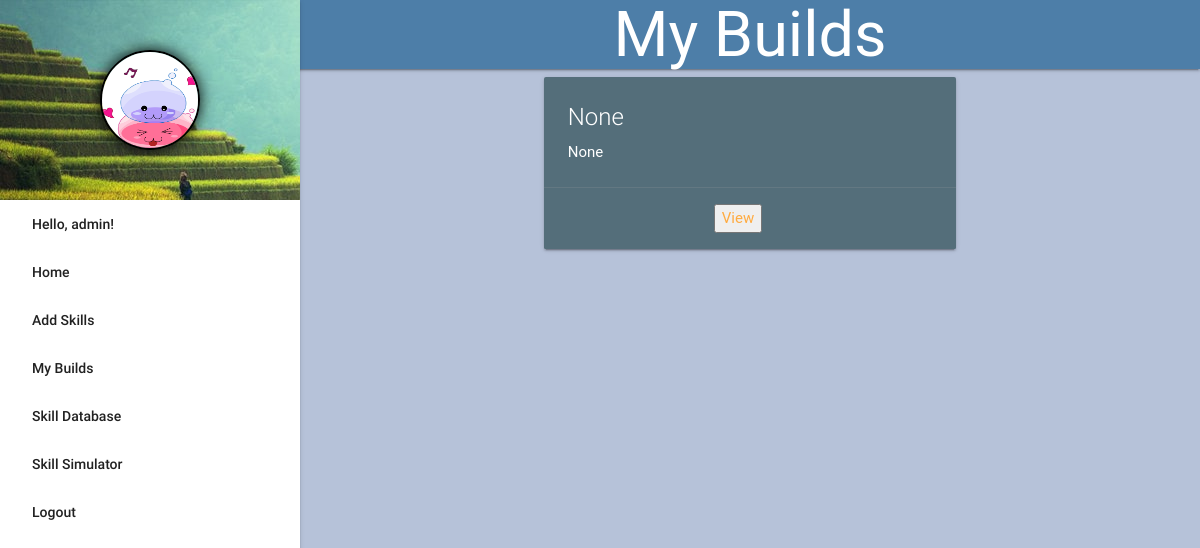
The page /my_builds.php (signed in) on the database as committed earlier.
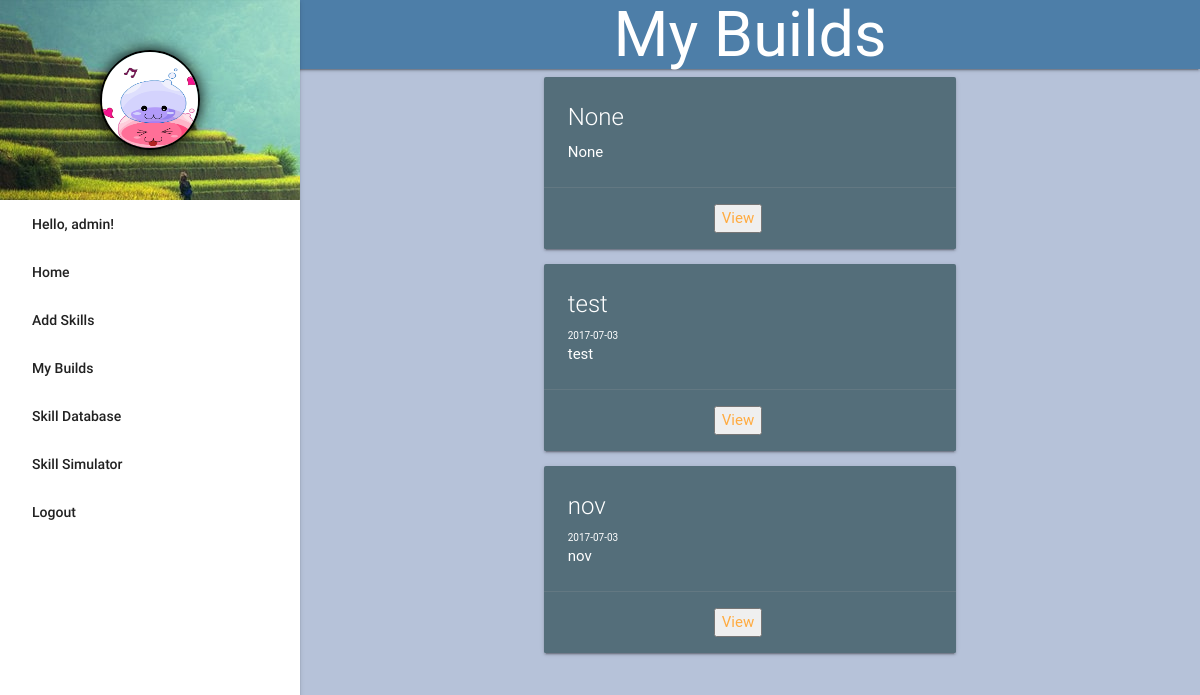
The same page on the database as committed later.
### tables this page shows
CREATE TABLE `builds` (
  `id` int(10) NOT NULL,
  `acct_id` int(10) DEFAULT NULL,
  `build_name` varchar(255) NOT NULL DEFAULT 'None',
  `build_description` varchar(255) NOT NULL DEFAULT 'None',
  `Date` date DEFAULT NULL
);

### my_builds.php (the view, shortened to what this page needs)
<?php
function header_title(){
	echo 'My Builds';
};
function display_content(){
	global $conn;
	$acct_id = $_SESSION['id'];
	echo '<div class="container">
		<div class="row">
			<div class="col l8 m8 s12 offset-l2 offset-m2">';
	$sql = "SELECT * FROM builds WHERE acct_id = '$acct_id'";
	$result = mysqli_query($conn, $sql);
	while($row = mysqli_fetch_assoc($result)){
		extract($row);
			echo '<div class="card blue-grey darken-1">
				<div class="card-content white-text">
					<span class="card-title">'.$build_name.'</span>
					<p class="build-date">'.$Date.'</p>
					<p>'.$build_description.'</p>
				</div>
				<div class="card-action center-align">
					<a href="#"><button>View</button></a>
				</div>
			</div>';
	};
			echo '</div>
		</div>
	</div>';
};
require_once 'template.php';
?>

### template.php (shortened to what this page needs)
<!DOCTYPE html>
<html>
<head>
	<link rel="stylesheet" type="text/css" href="styles/materialize.min.css">
	<link rel="stylesheet" type="text/css" href="styles/styles.css">
</head>
<body>
	<nav>
	<?php
	require_once 'partials/side_nav.php';
	require_once 'partials/header.php';
	?>
	</nav>
	<main>
		<?php
		display_content();
		?>
	</main>
</body>
</html>

### partials/side_nav.php (shortened to what this page needs)
<ul id="slide-out" class="side-nav fixed">
	<li><div class="user-view">
		<div class="background valign-wrapper">
			<img src="images/user_default.png" alt="user_photo" class="circle" id="profile-photo">
		</div>
	</div></li>
	<?php
		if(isset($_SESSION['loginFlag']) && $_SESSION['loginFlag'] == true){
			echo '<li><a href=#> Hello, ' .$_SESSION['username']. '!</a></li>';
		}else{
			echo '<li> <a href="#modal1">Login</a> </li>';
			}
		?>
	<li><a href="index.php">Home</a></li>
	<?php
		if(isset($_SESSION['loginFlag']) && $_SESSION['loginFlag'] == true && $_SESSION['role'] == 'admin'){
			echo '<li><a href="add_skill.php">Add Skills</a></li>';
		}
		?>
	<?php
		if(isset($_SESSION['loginFlag']) && $_SESSION['loginFlag'] == true){
			echo '<li><a href="my_builds.php">My Builds</a></li>';
		}
		?>
	<li><a href="skill_db.php">Skill Database</a></li>
	<li><a href="skill_sim.php">Skill Simulator</a></li>
	<?php
		if(isset($_SESSION['loginFlag']) && $_SESSION['loginFlag'] == true){
			echo '<li><a href="?logOut">Logout</a></li>';
		}
	?>
</ul>

### partials/header.php
<header class="container">
	<h1 class="center-align"><?php header_title()?></h1>
</header>

### styles/styles.css (style rules this page uses)
header, main, footer { padding-left: 300px; }
main { position: relative; }
body { background: #b6c2d9; cursor: url('../images/arrow.png'), default; }
button, li, a, input, .collapsible-header { cursor: url('../images/hand.cur'), default !important; }
h1 { margin: 0; }
nav { height: auto; background: #4d7ea8; }
#profile-photo { width: 100px; height: 100px; margin: 0 auto; border: 2px solid black; box-shadow: 0px 0px 15px black; }
.user-view .background { background: url('../images/bg_default.jpeg'); height: 200px; }
.build-date { font-size: 10px; }

Rows that differ between the two databases and show on the page:
added builds: build_name "test", Date "2017-07-03", build_description "test"
added builds: build_name "nov", Date "2017-07-03", build_description "nov"
